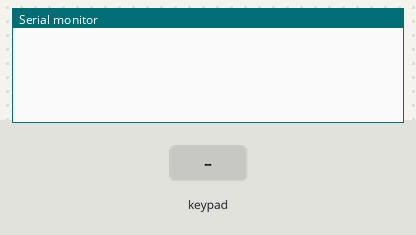
Recording of a sketch running on a simulated Arduino Uno, built with avr-gcc and run on an emulated ATmega328P. Parts: the last lines printed to the serial monitor. Wiring (inferred from the names in the program): 3×2 keypad with keys 1 2 3 4 5 6 (labels assumed): rows pin 5, pin 6, pin 7; columns pin 3, pin 2. Inputs (shaded band) come from the test bench.

Above: at 1.2 s.
1.3 s: key '1' pressed
At 1.9 s:
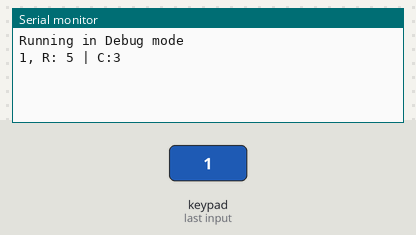
2.8 s: keypad keys 1 2 pressed 0.4 s apart
At 3.5 s:
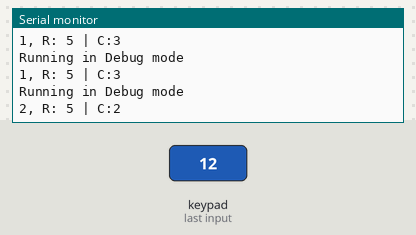
5.1 s: key '3' pressed
At 6.3 s:
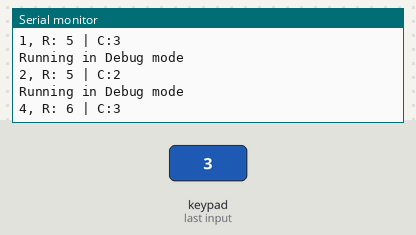
6.6 s: keypad keys 2 5 pressed 0.4 s apart
At 8.1 s:
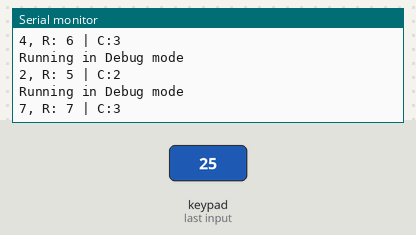
Timing chart, 0 to 9.6 s (numbered marks = the images above; inputs shaded):
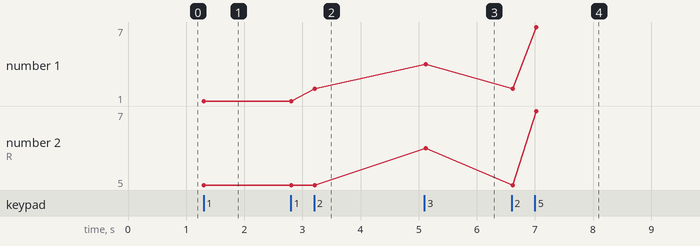

The sketch:

Keypad-Interrupt.ino
```cpp
const int cols[4] = {3,2,1,0};
const int rows[3] = {5,6,7};

const int bounce_interval = 200;
const char button_vals[3][4] = {
    {'1','2','3','#'},
    {'4','5','6','0'},
    {'7','8','9','*'}
};

bool bouncing[3][4] = {
    {true, true, true, true},
    {true, true, true, true},
    {true, true, true, true},
};

/* OLD Interrupt Keypad testing code
void IRAM_ATTR updateKeypad(){
  unsigned long time = millis();
  if (time - bounceing[0][0] < bounce_interval) return;
  char buffer[100];
  sprintf(buffer, "%d | %d | %d", time - bounceing[0][0], bounceing[0][0], time);
  Serial.println(buffer);
  bounceing[0][0] = time;
  for(int i = 0; i < 3; ++i){
    if (digitalRead(cols[i]) == HIGH) continue;
    pinMode(rows[i], OUTPUT);
    digitalWrite(rows[i], LOW);
    for(int j = 0; j < 4; ++j){
      pinMode(cols[j], INPUT_PULLUP);
      if(digitalRead(cols[j]) == LOW){
        char newbuf[100];
        sprintf(newbuf, "%c, R: %d | C:%d", button_vals[i][j], rows[i], cols[j]);
        Serial.println(newbuf);
      }
      pinMode(cols[i], OUTPUT);
      digitalWrite(cols[i], LOW);
    }
    pinMode(rows[i], INPUT_PULLUP);
  }
}*/

void setup() {
  Serial.begin(115200);

  pinMode(cols[0], OUTPUT);
  pinMode(cols[1], OUTPUT);
  pinMode(cols[2], OUTPUT);
  pinMode(cols[3], OUTPUT);
  digitalWrite(cols[0], LOW);
  digitalWrite(cols[1], LOW);
  digitalWrite(cols[2], LOW);
  digitalWrite(cols[3], LOW);

  pinMode(rows[0], INPUT_PULLUP);
  pinMode(rows[1], INPUT_PULLUP);
  pinMode(rows[2], INPUT_PULLUP);

}


void loop() {
    unsigned long time = millis();
    for(int i = 0; i < 3; ++i){
        if (digitalRead(cols[i]) == HIGH) continue;
        pinMode(rows[i], OUTPUT);
        digitalWrite(rows[i], LOW);
        for(int j = 0; j < 4; ++j){
            pinMode(cols[j], INPUT_PULLUP);
            /* if(digitalRead(cols[j]) == LOW && time - bouncing[i][j] > bounce_interval){ */
            if(digitalRead(cols[j]) == LOW && bouncing[i][j]){
                #ifndef PROD
                Serial.println("Running in Debug mode");
                #endif
                bouncing[i][j] = false;
                char newbuf[100];
                sprintf(newbuf, "%c, R: %d | C:%d", button_vals[i][j], rows[i], cols[j]);
                Serial.println(newbuf);
            }
            if(digitalRead(cols[j]) == HIGH){
              bouncing[i][j] = true;
            }
            pinMode(cols[j], OUTPUT);
            digitalWrite(cols[j], LOW);
        }
        pinMode(rows[i], INPUT_PULLUP);
    }

    delay(100);
}
```

Measured:
- after the input at 1.3 s, the serial monitor: prints a new line at once (image 1)
- after the input at 2.8 s, the serial monitor: prints a new line after 0.41 s (image 2)
- after the input at 5.1 s, the serial monitor: prints a new line at once (image 3)
- after the input at 6.6 s, the serial monitor: prints a new line at once (image 4)
- plotted number 1: 1 → 2 after the input at 2.8 s, 2 → 4 after the input at 5.1 s, 4 → 7 after the input at 6.6 s
- plotted number 2: 5 → 6 after the input at 5.1 s, 6 → 7 after the input at 6.6 s
